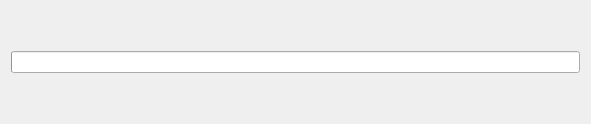
<?xml version="1.0" encoding="UTF-8"?>
<ui version="4.0">
 <class>LoadingPageClass</class>
 <widget class="QWidget" name="LoadingPageClass">
  <property name="geometry">
   <rect>
    <x>0</x>
    <y>0</y>
    <width>591</width>
    <height>124</height>
   </rect>
  </property>
  <property name="windowTitle">
   <string>正在加载</string>
  </property>
  <layout class="QGridLayout" name="gridLayout">
   <item row="0" column="0" colspan="2">
    <widget class="QProgressBar" name="progressBar">
     <property name="sizePolicy">
      <sizepolicy hsizetype="Expanding" vsizetype="Fixed">
       <horstretch>0</horstretch>
       <verstretch>0</verstretch>
      </sizepolicy>
     </property>
     <property name="minimumSize">
      <size>
       <width>0</width>
       <height>0</height>
      </size>
     </property>
     <property name="value">
      <number>0</number>
     </property>
     <property name="textVisible">
      <bool>false</bool>
     </property>
     <property name="invertedAppearance">
      <bool>false</bool>
     </property>
    </widget>
   </item>
  </layout>
 </widget>
 <layoutdefault spacing="6" margin="11"/>
 <resources/>
 <connections/>
</ui>
